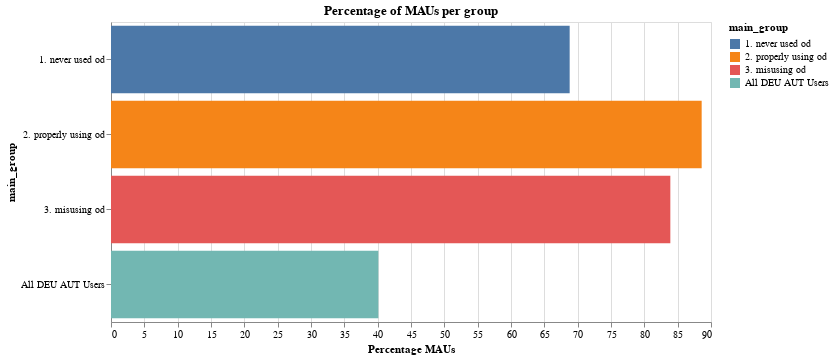

This figure's notebook cell:
### Code cell
alt.Chart(df_mau_split_grouped).mark_bar().encode(
    alt.X("Percentage MAUs:Q", sort="-y"),
    alt.Y("main_group:N"),
    color="main_group:N",
    tooltip="Percentage Users:Q",
).properties(width=600, height=300, title="Percentage of MAUs per group")

### Figure 1 — Vega-Lite specification as saved in the notebook (floating-point values rounded to 4 significant figures)
{"config": {"view": {"continuousWidth": 400, "continuousHeight": 300}}, "data": {"name": "data-014a830ca834b801d2180a39d6b9091f"}, "mark": "bar", "encoding": {"color": {"type": "nominal", "field": "main_group"}, "tooltip": {"type": "quantitative", "field": "Percentage Users"}, "x": {"type": "quantitative", "field": "Percentage MAUs", "sort": "-y"}, "y": {"type": "nominal", "field": "main_group"}}, "height": 300, "title": "Percentage of MAUs per group", "width": 600, "$schema": "https://vega.github.io/schema/vega-lite/v4.8.1.json", "datasets": {"data-014a830ca834b801d2180a39d6b9091f": [{"main_group": "1. never used od", "is_mau": "Is MAU", "count": 68.8, "Percentage MAUs": 68.8}, {"main_group": "2. properly using od", "is_mau": "Is MAU", "count": 88.6, "Percentage MAUs": 88.6}, {"main_group": "3. misusing od", "is_mau": "Is MAU", "count": 83.9, "Percentage MAUs": 83.9}, {"main_group": "All DEU AUT Users", "is_mau": "Is MAU", "count": 40.1, "Percentage MAUs": 40.1}]}}
